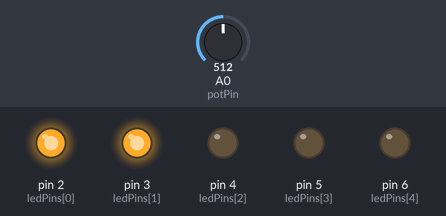
This sketch was run on a simulated Arduino Uno, built with avr-gcc and run on an emulated ATmega328P. Shown: output pins drawn as LEDs (lit = HIGH). The inputs (shaded band) are chosen by the test bench; at power-on: A0 (potPin) = 512. MIDI output is not drawn.

Above: at 1.2 s.
1.3 s: A0 (potPin) set to 599
2.8 s: A0 (potPin) set to 620
At 3.2 s:
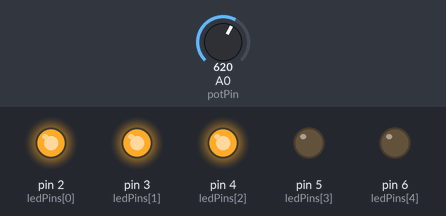
4.3 s: A0 (potPin) set to 807
5.8 s: A0 (potPin) set to 833
At 6.5 s:
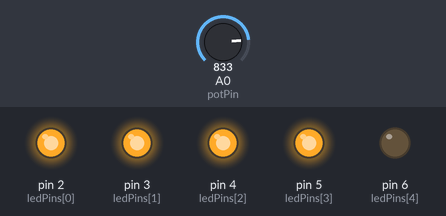
7.3 s: A0 (potPin) set to 1010
8.8 s: A0 (potPin) set to 1023
Timing chart, 0 to 11.3 s (numbered marks = the images above; inputs shaded):
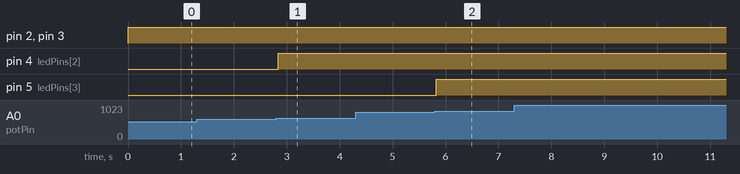

Measured:
- the behaviour switches between 613 and 614 on A0 (potPin) (found by bisection; images 0 and 1)
- the behaviour switches between 818 and 819 on A0 (potPin) (found by bisection; images 1 and 2)
- after the input at 1.3 s, every drawn part: stays the same
- after the input at 2.8 s, pin 4 (ledPins[2]): LOW → HIGH at once
- after the input at 4.3 s, every drawn part: stays the same
- after the input at 5.8 s, pin 5 (ledPins[3]): LOW → HIGH at once
- after the input at 7.3 s, every drawn part: stays the same
- after the input at 8.8 s, every drawn part: stays the same

The sketch:

CRESCENDO_z_ch-5_z_wygladzaniem.ino
```cpp
#include <MIDI.h>
MIDI_CREATE_DEFAULT_INSTANCE();

// --- Ustawienia ---
const byte MIDI_CHANNEL = 5;   // kanał MIDI (1–16)
const int potPin = A0;         // wejście potencjometru
const int DEADZONE = 8;        // martwa strefa (różnica ADC)
const int VELOCITY = 100;      // stała głośność nut
const byte FILTER_SIZE = 8;    // liczba próbek do średniej (im więcej, tym płynniej)
const unsigned long UPDATE_INTERVAL = 5; // odświeżanie potencjometru i LED (ms)

// --- Tablica nut ---
byte notes[] = {
  36, 38, 40, 41, 43, 45, 47, 48,
  50, 52, 53, 55, 57, 59, 60, 62,
  64, 65, 67, 69, 71, 72, 74, 76,
  77, 79, 81, 83, 84, 86, 88, 89,
  91, 93, 95, 96, 98, 100, 101, 103,
  105, 107, 108
};
const int notesCount = sizeof(notes) / sizeof(notes[0]);

// --- LED wskaźnik (5 diod) ---
const byte ledPins[5] = {2, 3, 4, 5, 6};

// --- Zmienne pomocnicze ---
int lastIndex = -1;
int lastPotValue = 0;
int lastLedLevel = -1;
unsigned long lastUpdateTime = 0;

// --- Bufor do filtra średniej kroczącej ---
int potBuffer[FILTER_SIZE];
byte potIndex = 0;
bool bufferFilled = false;

// --- Setup ---
void setup() {
  MIDI.begin(MIDI_CHANNEL_OMNI);
  Serial.begin(31250); // prędkość MIDI

  for (int i = 0; i < 5; i++) {
    pinMode(ledPins[i], OUTPUT);
    digitalWrite(ledPins[i], LOW);
  }

  // Wstępne zainicjowanie bufora
  for (int i = 0; i < FILTER_SIZE; i++) {
    potBuffer[i] = analogRead(potPin);
  }
}

// --- Funkcja: filtr średniej kroczącej ---
int readFilteredPot() {
  potBuffer[potIndex] = analogRead(potPin);
  potIndex++;
  if (potIndex >= FILTER_SIZE) {
    potIndex = 0;
    bufferFilled = true;
  }

  long sum = 0;
  int samples = bufferFilled ? FILTER_SIZE : potIndex;
  for (int i = 0; i < samples; i++) sum += potBuffer[i];
  return sum / samples;
}

// --- Pętla główna ---
void loop() {
  // --- MIDI THRU ---
  if (MIDI.read()) {
    byte type = MIDI.getType();
    byte chan = MIDI.getChannel();
    byte d1 = MIDI.getData1();
    byte d2 = MIDI.getData2();
    MIDI.send(type, d1, d2, chan);
  }

  // --- Odczyt potencjometru co kilka ms ---
  unsigned long currentTime = millis();
  if (currentTime - lastUpdateTime >= UPDATE_INTERVAL) {
    lastUpdateTime = currentTime;

    int potValue = readFilteredPot();

    if (abs(potValue - lastPotValue) > DEADZONE) {
      lastPotValue = potValue;

      int index = map(potValue, 0, 1023, 0, notesCount);
      if (index < 0) index = 0;
      if (index > notesCount) index = notesCount;

      // --- Obsługa nut ---
      if (index != lastIndex) {
        if (index > lastIndex) {
          for (int i = lastIndex + 1; i < index; i++) {
            MIDI.sendNoteOn(notes[i], VELOCITY, MIDI_CHANNEL);
          }
        } else {
          for (int i = lastIndex - 1; i >= index; i--) {
            MIDI.sendNoteOff(notes[i], 0, MIDI_CHANNEL);
          }
        }
        lastIndex = index;
      }

      // --- Pozycja 0 — wyłącz wszystko ---
      if (index == 0 && lastIndex != 0) {
        for (int i = 0; i < notesCount; i++) {
          MIDI.sendNoteOff(notes[i], 0, MIDI_CHANNEL);
        }
        lastIndex = 0;
      }

      // --- LED wskaźnik ---
      int ledLevel = map(potValue, 0, 1023, 0, 5);
      if (ledLevel != lastLedLevel) {
        for (int i = 0; i < 5; i++) {
          digitalWrite(ledPins[i], (i < ledLevel) ? HIGH : LOW);
        }
        lastLedLevel = ledLevel;
      }
    }
  }
}
```
